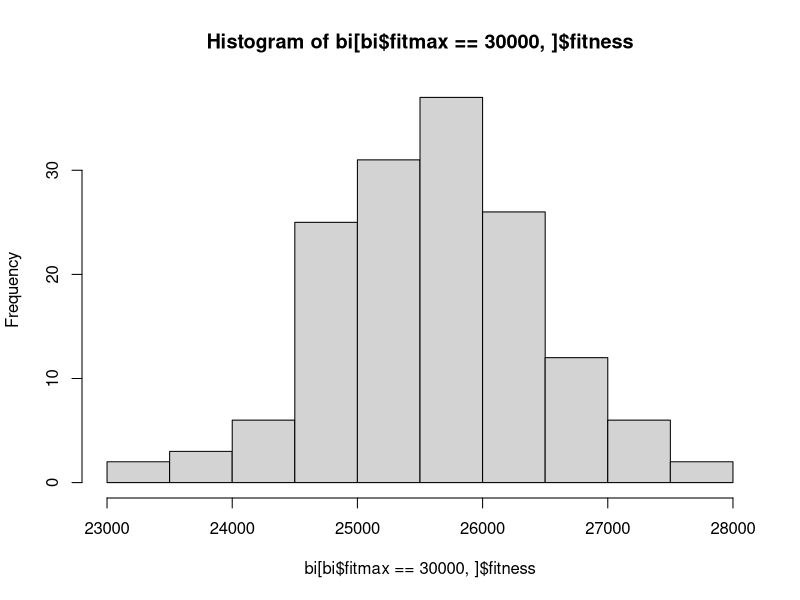
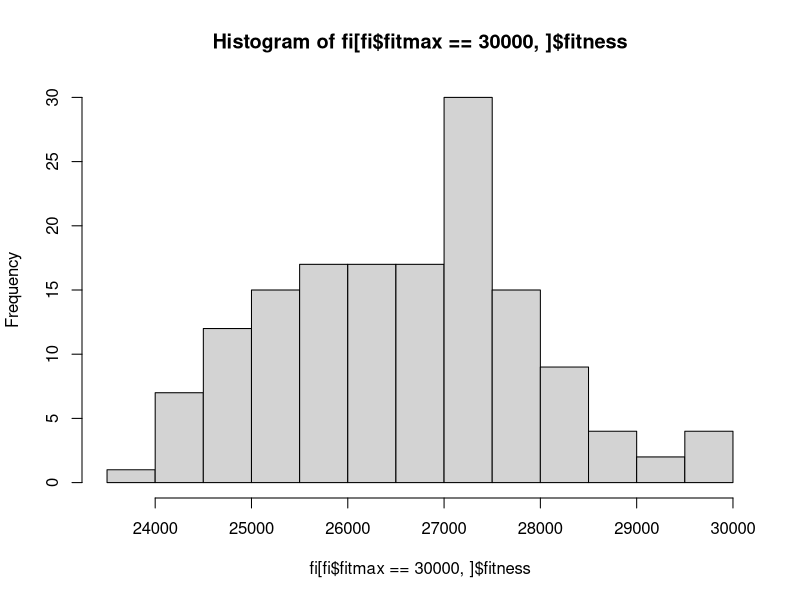
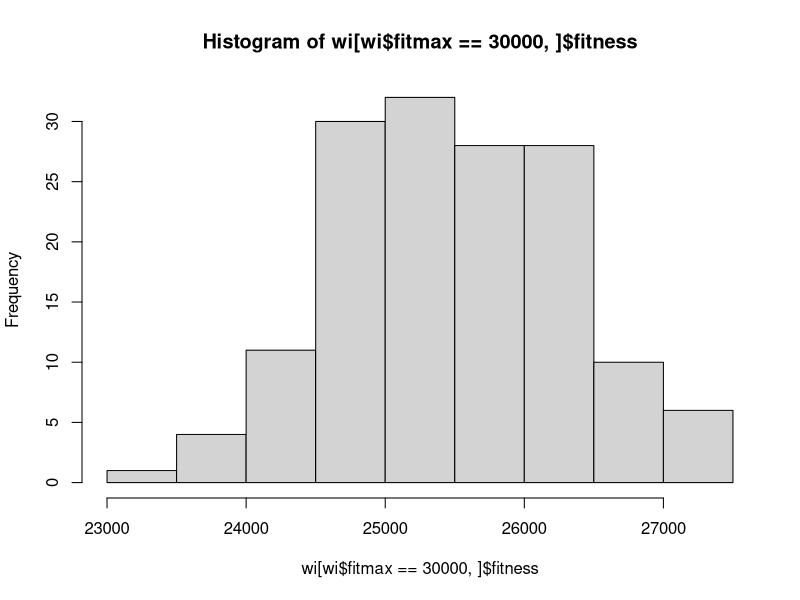
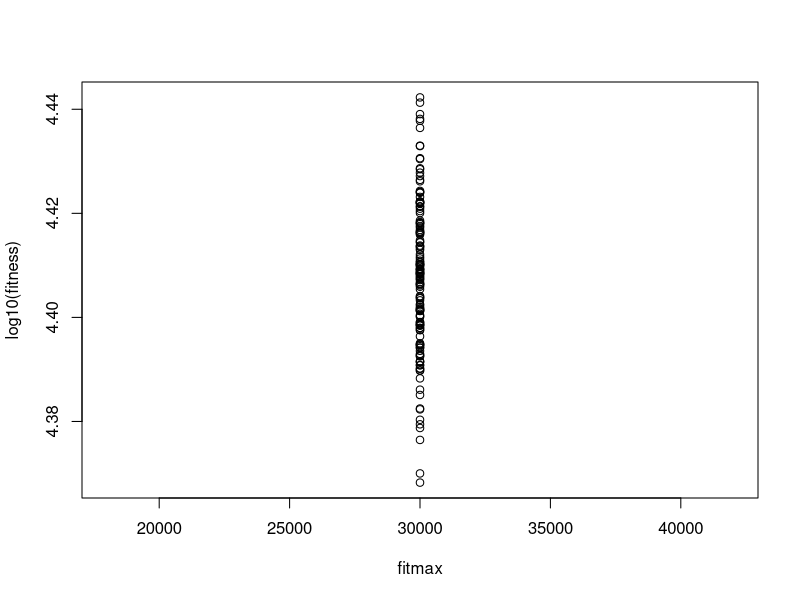
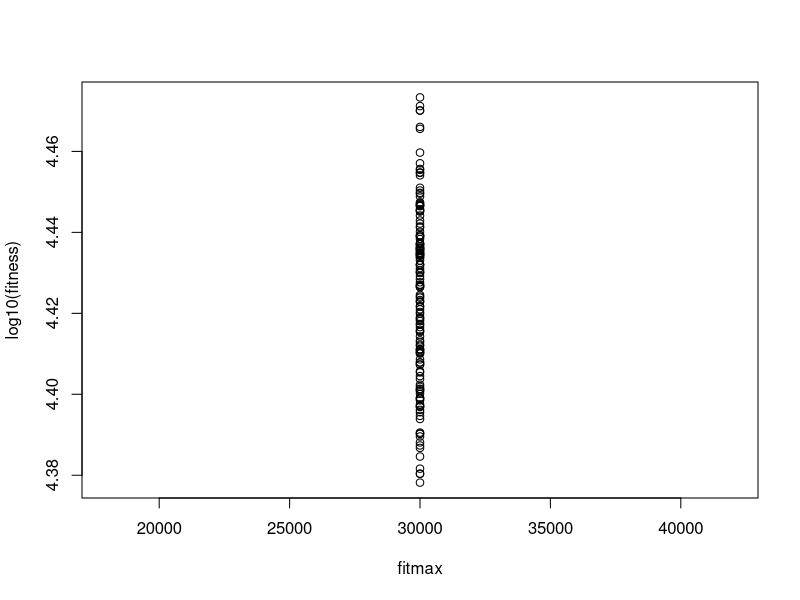
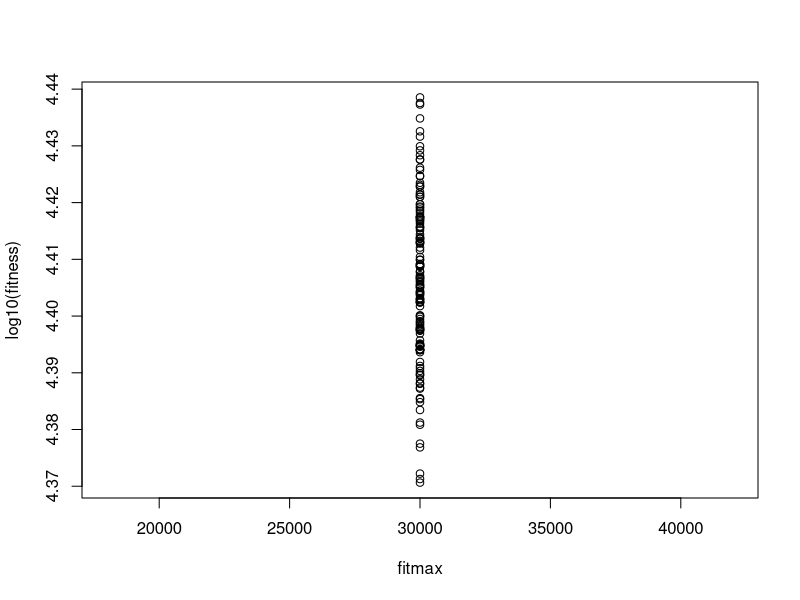
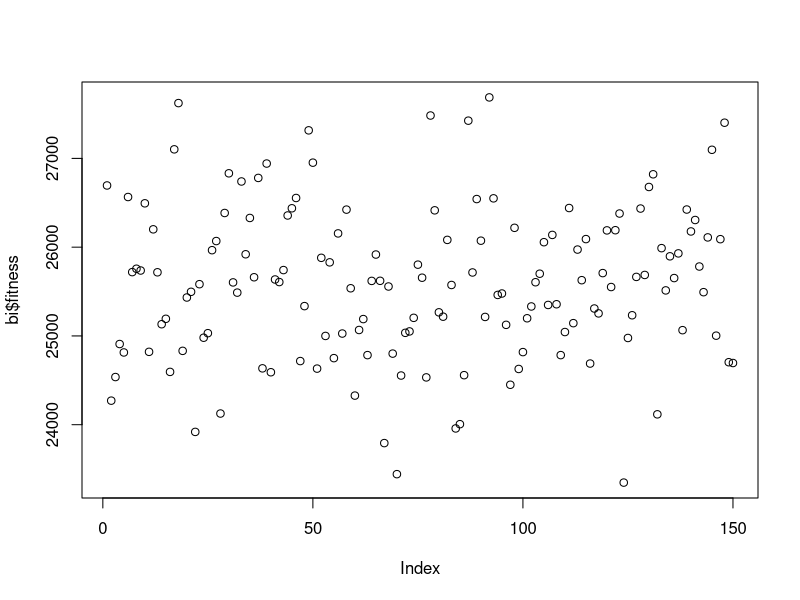
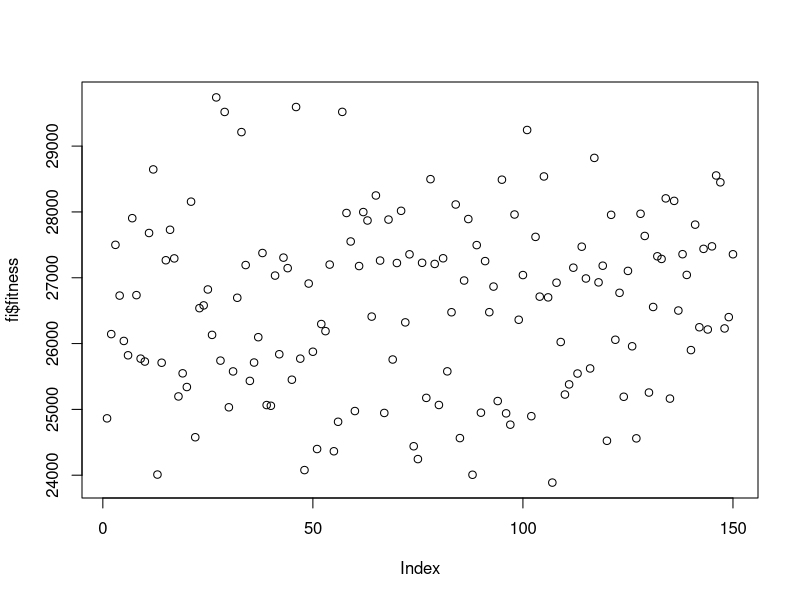

Reproduce these figures in R, in order.
#best-improvement
bi <- read.table("bi.csv", header = TRUE, sep = " ")
#first-improvement
fi <- read.table("fi.csv", header = TRUE, sep = " ")
#worst-improvement
wi <- read.table("wi.csv", header = TRUE, sep = " ")


head(bi)
head(fi)
head(wi)

hist(bi[bi$fitmax == 30000,]$fitness)
hist(fi[fi$fitmax == 30000,]$fitness)
hist(wi[wi$fitmax == 30000,]$fitness)

mean(bi[bi$fitmax == 30000,]$fitness)
mean(fi[fi$fitmax == 30000,]$fitness)
mean(wi[wi$fitmax == 30000,]$fitness)

summary(bi[bi$fitmax == 30000,]$fitness)
summary(fi[bi$fitmax == 30000,]$fitness)
summary(wi[bi$fitmax == 30000,]$fitness)

plot(log10(fitness) ~ fitmax, data = bi)
plot(log10(fitness) ~ fitmax, data = fi)
plot(log10(fitness) ~ fitmax, data = wi)

bi[["success"]] <- bi$fitmax < bi$fitness
fi[["success"]] <- fi$fitmax < fi$fitness
wi[["success"]] <- wi$fitmax < wi$fitness

plot(bi$fitness)
plot(fi$fitness)
plot(wi$fitness)
